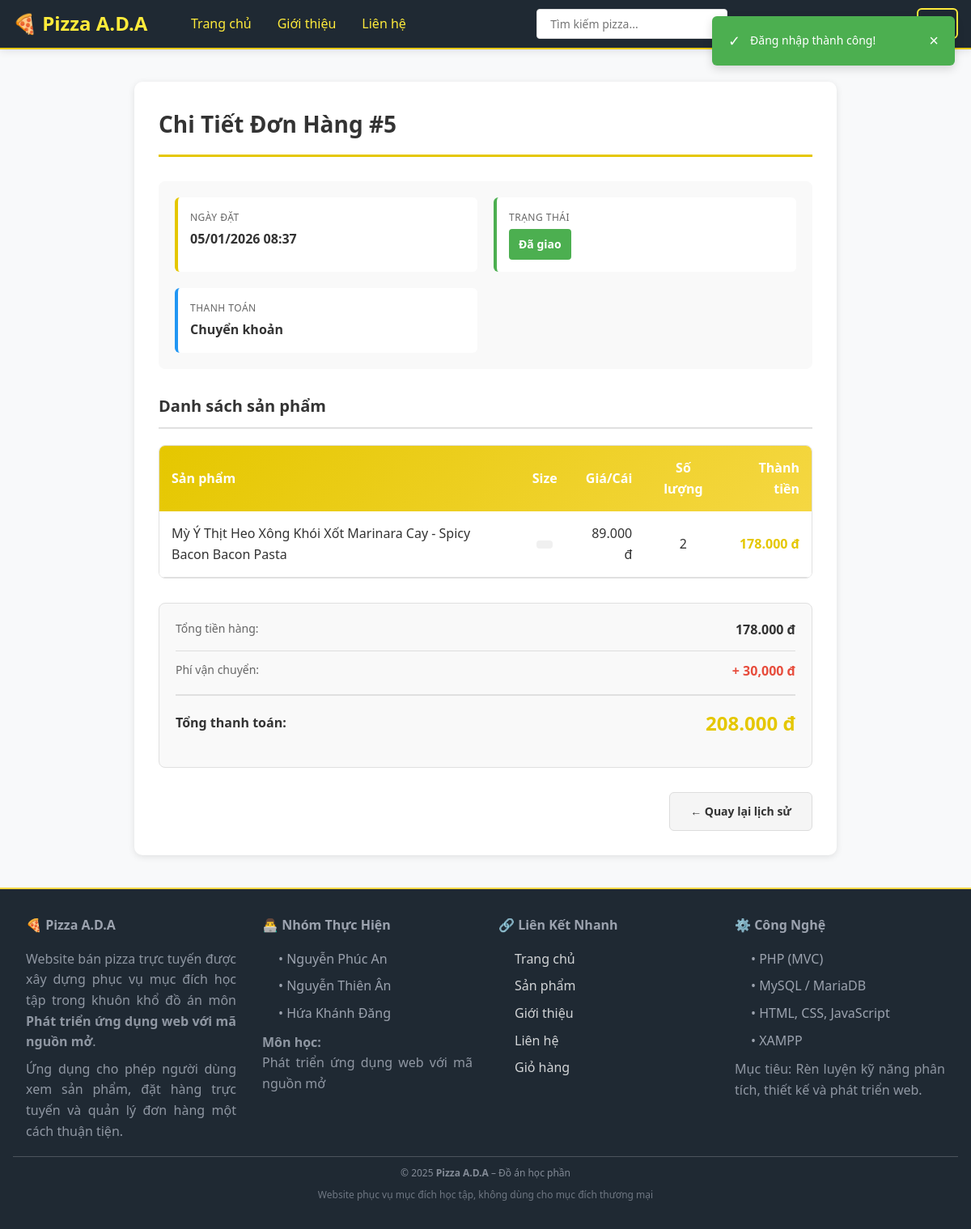
The app's page /public/index.php?action=order&method=detail&id=5 (signed in) with its own data.
### tables this page shows
CREATE TABLE `orders` (
  `order_id` int(11) NOT NULL,
  `tong_tien` decimal(10,2) NOT NULL,
  `phuong_thuc_thanh_toan` varchar(255) NOT NULL,
  `trang_thai` varchar(50) NOT NULL DEFAULT 'Chờ xác nhận',
  `ngay_tao_order` timestamp NOT NULL DEFAULT current_timestamp() ON UPDATE current_timestamp(),
  `nguoi_mua_id` int(11) NOT NULL,
  `nguoi_nhan` varchar(255) NOT NULL,
  `sdt_nguoi_nhan` varchar(10) NOT NULL,
  `dia-chi_nhan` text NOT NULL
);

CREATE TABLE `order_items` (
  `order_item_id` int(11) NOT NULL,
  `so_luong_mua` int(11) NOT NULL,
  `gia_order_items` decimal(10,2) NOT NULL,
  `size` enum('Nhỏ','Vừa','Lớn') NOT NULL,
  `ngay_dat` timestamp NOT NULL DEFAULT current_timestamp() ON UPDATE current_timestamp(),
  `fk_order_id` int(11) NOT NULL,
  `fk_product_id` int(11) NOT NULL
);

CREATE TABLE `products` (
  `product_id` int(11) NOT NULL,
  `ten_product` varchar(255) NOT NULL,
  `mo_ta_product` text NOT NULL,
  `gia_product` decimal(10,2) NOT NULL,
  `ngay_tao_product` timestamp NOT NULL DEFAULT current_timestamp() ON UPDATE current_timestamp(),
  `ngay_cap_nhap_product` timestamp NULL DEFAULT NULL,
  `danh_muc_product` int(11) NOT NULL,
  `sub_category_id` int(11) DEFAULT NULL,
  `hinh_anh_product` varchar(255) NOT NULL
);

### app/Controllers/Controller.php (called while the page is built, shortened)
<?php
class Controller
{
    protected function render($view, $data = [])
    {
        extract($data);
        $viewPath = APP_PATH . 'Views/' . $view . '.php';
        include $viewPath;
    }
}
?>

### app/Controllers/OrderController.php (called while the page is built, shortened)
<?php
require_once APP_PATH . 'Controllers/Controller.php';
require_once APP_PATH . 'Models/Order.php';
require_once APP_PATH . 'Models/OrderItem.php';
class OrderController extends Controller
{
    private $orderModel;
    private $orderItemModel;
    public function __construct()
    {
        $this->orderModel = new Order();
        $this->orderItemModel = new OrderItem();
    }
    public function detail()
    {
        $orderId = $_GET['id'] ?? null;
        $order = $this->orderModel->read($orderId);
        $items = $this->orderItemModel->getByOrderId($orderId);
        $data = [
            'order' => $order,
            'items' => $items
        ];
        $this->render('order/detail', $data);
    }
}
?>

### config/Database.php (called while the page is built)
<?php
class Database
{
    private static $connection = null;
    public static function connect()
    {
        if (self::$connection === null) {
            try {
                $config = [
                    'host' => 'localhost:3307',
                    'dbname' => 'web_ban_pizza',
                    'user' => 'root',
                    'password' => ''
                ];
                $dsn = "mysql:host=" . $config['host'] . ";dbname=" . $config['dbname'] . ";charset=utf8mb4";
                self::$connection = new PDO(
                    $dsn,
                    $config['user'],
                    $config['password'],
                    [
                        PDO::ATTR_ERRMODE => PDO::ERRMODE_EXCEPTION,
                        PDO::ATTR_DEFAULT_FETCH_MODE => PDO::FETCH_ASSOC,
                        PDO::ATTR_EMULATE_PREPARES => false
                    ]
                );
            } catch (PDOException $e) {
                die("Connection Error: " . $e->getMessage());
            }
        }
        return self::$connection;
    }
}
?>

### app/Models/Order.php (called while the page is built, shortened)
<?php
require_once APP_PATH . 'Models/Model.php';
class Order extends Model
{
    protected function getPrimaryKey()
    {
        return 'order_id';
    }
}
?>

### app/Models/Model.php (called while the page is built, shortened)
<?php
require_once ROOT_PATH . 'config/Database.php';
abstract class Model
{
    protected $db;
    protected $table;
    public function __construct()
    {
        $this->db = Database::connect();
    }
    public function read($id)
    {
        $pk = $this->getPrimaryKey();
        $sql = "SELECT * FROM {$this->table} WHERE {$pk} = ?";
        $stmt = $this->db->prepare($sql);
        $stmt->execute([$id]);
        return $stmt->fetch();
    }
    public function query($sql, $params = [])
    {
        $stmt = $this->db->prepare($sql);
        $stmt->execute($params);
        return $stmt;
    }
}
?>

### app/Models/OrderItem.php (called while the page is built, shortened)
<?php
require_once APP_PATH . 'Models/Model.php';
class OrderItem extends Model
{
    protected $table = 'order_items';
    public function getByOrderId($orderId)
    {
        $sql = "SELECT oi.*, p.ten_product, p.hinh_anh_product
                FROM {$this->table} oi
                JOIN products p ON oi.fk_product_id = p.product_id
                WHERE oi.fk_order_id = ?";
        $stmt = $this->query($sql, [$orderId]);
        return $stmt->fetchAll();
    }
}
?>

### app/Views/order/detail.php (the view, shortened to what this page needs)
<?php include APP_PATH . 'Views/layout/header.php'; ?>
<div class="container" style="max-width: 900px; margin: 40px auto;">
    <div class="order-detail-section" style="background: white; padding: 30px; border-radius: 10px; box-shadow: 0 2px 8px rgba(0,0,0,0.1);">
        <h2 style="margin: 0 0 30px 0; font-size: 28px; color: #333; border-bottom: 3px solid var(--primary-color); padding-bottom: 15px;">
            Chi Tiết Đơn Hàng #<?php echo $order['order_id']; ?>
        </h2>
        <div class="order-info" style="display: grid; grid-template-columns: repeat(auto-fit, minmax(250px, 1fr)); gap: 20px; margin-bottom: 30px; padding: 20px; background: #f9f9f9; border-radius: 8px;">
            <div style="padding: 15px; background: white; border-radius: 6px; border-left: 4px solid var(--primary-color);">
                <p style="margin: 0; font-size: 12px; color: #666; text-transform: uppercase; letter-spacing: 0.5px; margin-bottom: 5px;">Ngày đặt</p>
                <p style="margin: 0; font-size: 16px; font-weight: 600; color: #333;"><?php echo date('d/m/Y H:i', strtotime($order['ngay_tao_order'])); ?></p>
            </div>
            <div style="padding: 15px; background: white; border-radius: 6px; border-left: 4px solid #4CAF50;">
                <p style="margin: 0; font-size: 12px; color: #666; text-transform: uppercase; letter-spacing: 0.5px; margin-bottom: 5px;">Trạng thái</p>
                <span class="status" style="display: inline-block; padding: 8px 12px; background: #4CAF50; color: white; border-radius: 4px; font-weight: 600; font-size: 14px;">
                    <?php echo htmlspecialchars($order['trang_thai']); ?>
                </span>
            </div>
            <div style="padding: 15px; background: white; border-radius: 6px; border-left: 4px solid #2196F3;">
                <p style="margin: 0; font-size: 12px; color: #666; text-transform: uppercase; letter-spacing: 0.5px; margin-bottom: 5px;">Thanh toán</p>
                <p style="margin: 0; font-size: 16px; font-weight: 600; color: #333;"><?php echo htmlspecialchars($order['phuong_thuc_thanh_toan']); ?></p>
            </div>
        </div>
        <h3 style="margin: 30px 0 20px 0; font-size: 20px; color: #333; border-bottom: 2px solid #e0e0e0; padding-bottom: 10px;">
            Danh sách sản phẩm
        </h3>
        <div style="overflow-x: auto; border-radius: 8px; border: 1px solid #e0e0e0;">
            <table class="items-table" style="width: 100%; border-collapse: collapse; background: white;">
                <thead style="background: linear-gradient(135deg, var(--primary-color) 0%, var(--primary-light) 100%); color: white;">
                    <tr>
                        <th style="padding: 15px; text-align: left; font-weight: 600;">Sản phẩm</th>
                        <th style="padding: 15px; text-align: center; font-weight: 600;">Size</th>
                        <th style="padding: 15px; text-align: right; font-weight: 600;">Giá/Cái</th>
                        <th style="padding: 15px; text-align: center; font-weight: 600;">Số lượng</th>
                        <th style="padding: 15px; text-align: right; font-weight: 600;">Thành tiền</th>
                    </tr>
                </thead>
                <tbody>
                    <?php
                    $subtotalAmount = 0;
                    foreach ($items as $index => $item):
                        $itemTotal = $item['gia_order_items'] * $item['so_luong_mua'];
                        $subtotalAmount += $itemTotal;
                    ?>
                        <tr style="border-bottom: 1px solid #e0e0e0; background: <?php echo $index % 2 === 0 ? 'white' : '#f9f9f9'; ?>; transition: background 0.3s ease;">
                            <td style="padding: 15px; font-weight: 500; color: #333;"><?php echo htmlspecialchars($item['ten_product']); ?></td>
                            <td style="padding: 15px; text-align: center; color: #666;">
                                <span style="display: inline-block; padding: 5px 10px; background: #f0f0f0; border-radius: 4px; font-size: 12px;">
                                </span>
                            </td>
                            <td style="padding: 15px; text-align: right; color: #333; font-weight: 500;"><?php echo number_format($item['gia_order_items'], 0, ',', '.'); ?> đ</td>
                            <td style="padding: 15px; text-align: center; color: #333; font-weight: 500;"><?php echo $item['so_luong_mua']; ?></td>
                            <td style="padding: 15px; text-align: right; color: var(--primary-color); font-weight: 600;">
                                <?php echo number_format($itemTotal, 0, ',', '.'); ?> đ
                            </td>
                        </tr>
                    <?php endforeach; ?>
                </tbody>
            </table>
        </div>
        <div class="order-summary" style="background: #f9f9f9; padding: 20px; border-radius: 8px; margin: 30px 0; border: 1px solid #e0e0e0;">
            <div style="display: flex; justify-content: flex-end; margin-bottom: 15px;">
                <div style="width: 100%;">
                    <div style="display: flex; justify-content: space-between; margin-bottom: 12px; padding-bottom: 12px; border-bottom: 1px solid #ddd;">
                        <span style="color: #666; font-size: 14px;">Tổng tiền hàng:</span>
                        <span style="font-weight: 600; color: #333;"><?php echo number_format($subtotalAmount, 0, ',', '.'); ?> đ</span>
                    </div>
                    <div style="display: flex; justify-content: space-between; margin-bottom: 15px; padding-bottom: 15px; border-bottom: 2px solid #e0e0e0;">
                        <span style="color: #666; font-size: 14px;">Phí vận chuyển:</span>
                        <span style="font-weight: 600; color: #e74c3c;">+ 30,000 đ</span>
                    </div>
                    <div style="display: flex; justify-content: space-between; align-items: center;">
                        <span style="font-size: 16px; font-weight: 700; color: #333;">Tổng thanh toán:</span>
                        <span style="font-size: 24px; font-weight: 700; color: var(--primary-color);"><?php echo number_format($order['tong_tien'], 0, ',', '.'); ?> đ</span>
                    </div>
                </div>
            </div>
        </div>
        <div style="display: flex; gap: 15px; justify-content: flex-end;">
            <a href="<?php echo SITE_URL; ?>index.php?action=order&method=history" class="btn btn-secondary" style="padding: 12px 25px; background: #f5f5f5; color: #333; text-decoration: none; border-radius: 6px; font-weight: 600; transition: all 0.3s ease; border: 1px solid #ddd; display: inline-flex; align-items: center; gap: 8px;">
                ← Quay lại lịch sử
            </a>
        </div>
    </div>
</div>
<?php include APP_PATH . 'Views/layout/footer.php'; ?>

### public/assets/css/base.css (style rules this page uses)
* { margin: 0; padding: 0; box-sizing: border-box; }
:root { --primary-color: #e5c700; --primary-dark: #d4b700; --primary-light: #f5d742; --accent-color: #ffeb3b; --accent-light: #ffeb99; --success-color: #27ae60; --error-color: #e74c3c; --warning-color: #f39c12; --info-color: #3498db; --bg-light: #f8f9fa; --bg-white: #ffffff; --text-dark: #000033; --text-gray: #666666; --text-light: #999999; --border-color: #e0e0e0; --spacing-xs: 4px; --spacing-sm: 8px; --spacing-md: 16px; --spacing-lg: 24px; --spacing-xl: 32px; }
body { font-family: 'Segoe UI', Tahoma, Geneva, Verdana, sans-serif; color: var(--text-gray); background-color: var(--bg-light); line-height: 1.6; }
a { color: var(--primary-color); text-decoration: none; transition: color 0.3s ease; }
.container { max-width: 1200px; margin: 0 auto; padding: 0 var(--spacing-md); }

### public/assets/css/components.css (style rules this page uses)
.btn { padding: var(--spacing-sm) var(--spacing-md); border: none; border-radius: 4px; cursor: pointer; font-size: 14px; font-weight: 500; transition: all 0.3s ease; display: inline-block; text-align: center; }
.btn-secondary { background-color: var(--accent-color); color: #000033; border: 2px solid transparent; font-weight: 600; }

### public/assets/css/pages-cart-checkout.css (style rules this page uses)
.order-summary { background: var(--bg-light); padding: var(--spacing-lg); border-radius: 8px; margin: var(--spacing-lg) 0; text-align: right; }

### records on screen
orders: order_id "5", ngay_tao_order "05/01/2026 08:37", trang_thai "Đã giao", phuong_thuc_thanh_toan "Chuyển khoản", tong_tien "208.000"
order_items: fk_product.ten_product "Mỳ Ý Thịt Heo Xông Khói Xốt Marinara Cay - Spicy Bacon Bacon Pasta", gia_order_items "89.000", so_luong_mua "2", itemTotal "178.000"

### other values on screen
$subtotalAmount "178.000"
